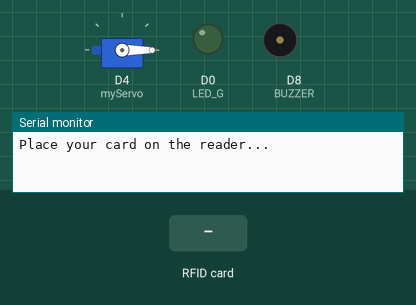
Recording of a sketch running on a simulated ESP8266 (NodeMCU). Shown: servo, output pins drawn as LEDs (lit = HIGH), buzzer (waves = sounding), the last lines printed to the serial monitor. The inputs (shaded band) are chosen by the test bench. WiFi joins after 1.5 s; servers stay silent unless stated; pins used as bus, display or sensor lines are not drawn.

Above: at 3.0 s.
3.1 s: RFID card 87 13 28 09 held to the reader
At 4.5 s:
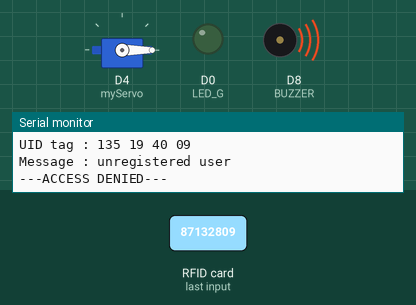
6.1 s: RFID card 5E 7A 19 C4 held to the reader
At 9.2 s:
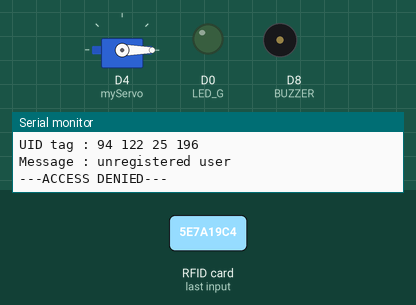
Timing chart, 0 to 10.7 s (numbered marks = the images above; inputs shaded):
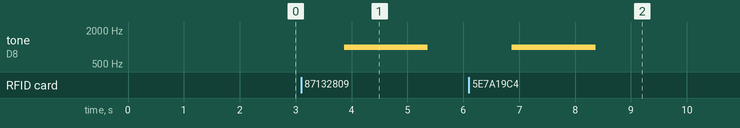

Measured:
- after the input at 3.1 s, tone on D8 (BUZZER): silent → 1000 Hz after 0.77 s, → silent 1.5 s later
- after the input at 6.1 s, tone on D8 (BUZZER): silent → 1000 Hz after 0.77 s, → silent 1.5 s later

The sketch:

IotSmartDoorlockWithHandleSanitization.ino
```cpp
#include <Servo.h>
#include <SPI.h>
#include <MFRC522.h>
#define BLYNK_PRINT Serial
#include <ESP8266WiFi.h>
#include <BlynkSimpleEsp8266.h>


#define SS_PIN 4
#define RST_PIN 5
MFRC522 rfid(SS_PIN, RST_PIN); // Create MFRC522 instance.
#define BUZZER 15 //buzzer pin
Servo myServo;
int LED_G = D0;
int LED_R = D8;
char auth[] = "edrmE16-AbvsoT_p4hgukDS0dYUt3Fuk";

char ssid[] = "Haresh";
char pass[] = "87132809";
SimpleTimer timer;
int fflag = 0;
int eflag = 0;
WidgetTerminal terminal(V2);

void setup()
{
  Serial.begin(9600);   // Initiate a serial communication
  SPI.begin();      // Initiate  SPI bus
  rfid.PCD_Init();
  Blynk.begin(auth, ssid, pass);
  myServo.attach(2);
  myServo.write(0);
  pinMode(LED_G, OUTPUT);
  pinMode(LED_R, OUTPUT);
  pinMode(BUZZER, OUTPUT);
  noTone(BUZZER);
  Serial.println("Place your card on the reader...");
  Serial.println();
  timer.setInterval(1000L, iot_rfid);
}

void loop()
{
  timer.run(); // Initiates SimpleTimer
  Blynk.run();
}

void iot_rfid()
{
  // Look for new cards
  if ( ! rfid.PICC_IsNewCardPresent())
  {
    return;
  }
  // Select one of the cards
  if ( ! rfid.PICC_ReadCardSerial())
  {
    return;
  }
//Show UID on serial monitor
  Serial.print("UID tag :");
  Blynk.virtualWrite(V2, "UID tag :" );
  String content= "";
  byte letter;
  for (byte i = 0; i < rfid.uid.size; i++)
  {
     Serial.print(rfid.uid.uidByte[i] < 0x10 ? " 0" : " ");
     Serial.print(rfid.uid.uidByte[i], DEC);
     Blynk.virtualWrite(V2,rfid.uid.uidByte[i]);
     content.concat(String(rfid.uid.uidByte[i] < 0x10 ? " 0" : " "));
     content.concat(String(rfid.uid.uidByte[i], DEC));
  }
  Serial.println();
  Serial.print("Message : ");
  content.toUpperCase();
  // defining cards here
  if(( content.substring(1) == "25 171 59 178")&& (fflag == 1))
  {
    Serial.println("Leena");
    Blynk.virtualWrite(V2, " Leena                       " );
    Serial.println();
    delay(500);
    digitalWrite(LED_G, HIGH);
    tone(BUZZER, 500);
    delay(500);
    noTone(BUZZER);
    myServo.write(200);
    delay(5000);
    myServo.write(0);
    digitalWrite(LED_G, LOW);
  }

  else
  if(( content.substring(1) == "233 170 230 213")&& (eflag == 1))
  {
    Serial.println("Anjali");
    Blynk.virtualWrite(V2, " Anjali                      " );
    Serial.println();
    delay(500);
    digitalWrite(LED_G, HIGH);
    tone(BUZZER, 500);
    delay(500);
    noTone(BUZZER);
    myServo.write(200);
    delay(5000);
    myServo.write(0);
    digitalWrite(LED_G, LOW);
  }

 else   {
    Serial.println("unregistered user");
    Blynk.virtualWrite(V2, " Unregistered user Trying to Access your Door Lock                       " );
    Serial.println("---ACCESS DENIED---");
    digitalWrite(LED_R, HIGH);
    tone(BUZZER, 1000);
    delay(1500);
    digitalWrite(LED_R, LOW);
    noTone(BUZZER);
  }
}
// in Blynk app writes values to the Virtual Pin 3
BLYNK_WRITE(V3)
{
   fflag = param.asInt(); // assigning incoming value from pin V3 to a variable
  // Blynk.virtualWrite(V2, fflag );

}


// in Blynk app writes values to the Virtual Pin 4
BLYNK_WRITE(V4)
{
   eflag = param.asInt(); // assigning incoming value from pin V4 to a variable

}
```
